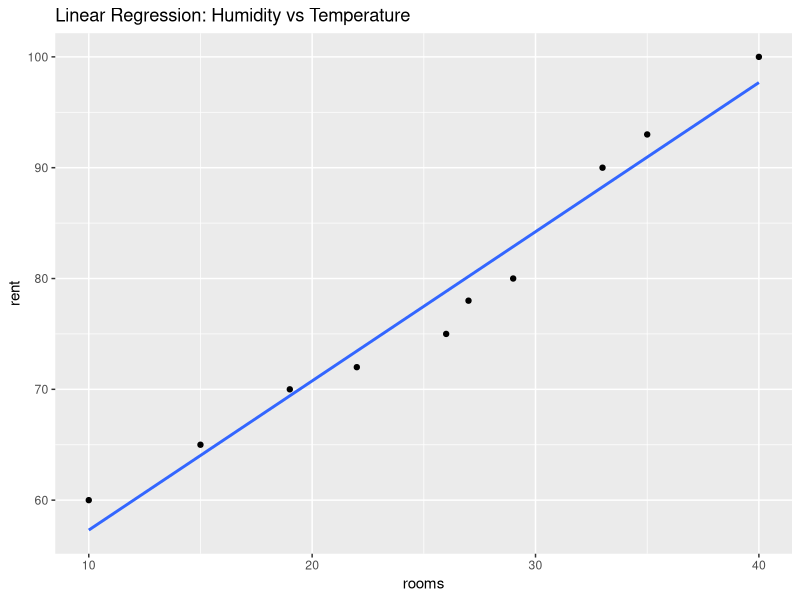
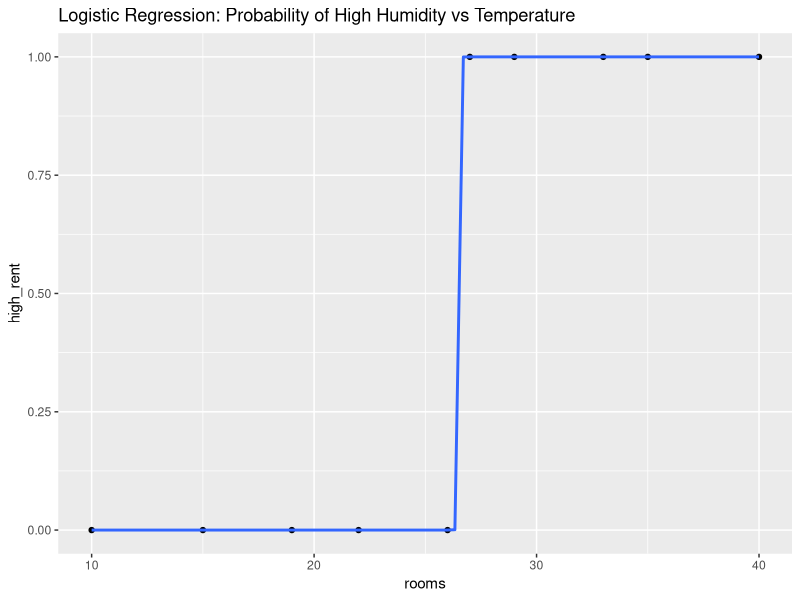

Reproduce these figures in R, in order.
housing <- data.frame(
  rooms = c(10, 15, 19, 22, 26, 27, 29, 33, 35, 40), 
  rent = c(60, 65, 70, 72, 75, 78, 80, 90, 93, 100),    
  loan = c(0, 1, 1, 1, 0, 0, 1, 1, 0, 0)
)
print(housing)
library(ggplot2)

# Perform linear regression on the created weather dataset
lm_model <- lm(rent ~ rooms, data = housing)

# Summary of linear regression model
summary(lm_model)

# Plotting the linear regression line
ggplot(housing, aes(x = rooms, y = rent)) +
  geom_point() +
  geom_smooth(method = "lm", se = FALSE) +
  labs(title = "Linear Regression: Humidity vs Temperature")

# Add a binary variable 'high_humidity' indicating high humidity (>65%) or not
housing$high_rent <- ifelse(housing$rent > 75, 1, 0)

# Logistic regression model
logit_model <- glm(high_rent ~ rooms + loan, 
                   data = housing, family = binomial)

# Summary of logistic regression model
summary(logit_model)

# Plotting logistic regression isn't straightforward as linear regression due to classification nature.
# However, you can visualize the relationship between variables.

# For instance, you can visualize the relationship between Temperature and probability of high humidity.
ggplot(housing, aes(x = rooms, y = high_rent)) +
  geom_point() +
  stat_smooth(method = "glm", method.args = list(family = "binomial"), se = FALSE) +
  labs(title = "Logistic Regression: Probability of High Humidity vs Temperature")

